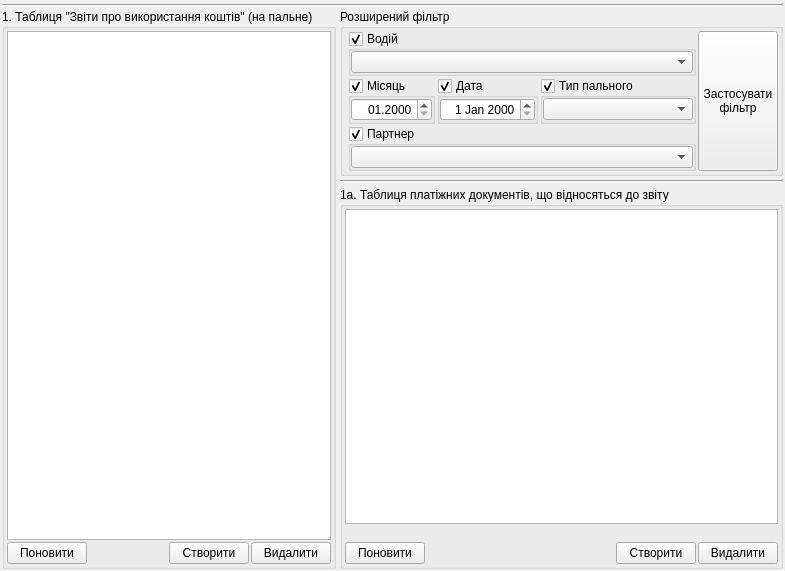
<?xml version="1.0" encoding="UTF-8"?>
<ui version="4.0">
 <class>UForm_AParkPalneManagement</class>
 <widget class="QWidget" name="UForm_AParkPalneManagement">
  <property name="geometry">
   <rect>
    <x>0</x>
    <y>0</y>
    <width>785</width>
    <height>571</height>
   </rect>
  </property>
  <property name="windowTitle">
   <string>Шляхові листи</string>
  </property>
  <layout class="QVBoxLayout" name="verticalLayout_8">
   <property name="spacing">
    <number>2</number>
   </property>
   <property name="leftMargin">
    <number>2</number>
   </property>
   <property name="topMargin">
    <number>4</number>
   </property>
   <property name="rightMargin">
    <number>2</number>
   </property>
   <property name="bottomMargin">
    <number>2</number>
   </property>
   <item>
    <widget class="Line" name="line">
     <property name="orientation">
      <enum>Qt::Horizontal</enum>
     </property>
    </widget>
   </item>
   <item>
    <layout class="QHBoxLayout" name="horizontalLayout_7">
     <property name="spacing">
      <number>4</number>
     </property>
     <item>
      <widget class="QGroupBox" name="groupBox_UForm_zvitKupivliPalnogo">
       <property name="sizePolicy">
        <sizepolicy hsizetype="Preferred" vsizetype="Expanding">
         <horstretch>0</horstretch>
         <verstretch>2</verstretch>
        </sizepolicy>
       </property>
       <property name="title">
        <string>1. Таблиця &quot;Звіти про використання коштів&quot; (на пальне)</string>
       </property>
       <property name="flat">
        <bool>true</bool>
       </property>
       <layout class="QVBoxLayout" name="verticalLayout">
        <property name="spacing">
         <number>2</number>
        </property>
        <property name="margin">
         <number>2</number>
        </property>
        <item>
         <widget class="QTableWidget" name="tableWidget_zvitKupivliPalnogo">
          <property name="editTriggers">
           <set>QAbstractItemView::AnyKeyPressed|QAbstractItemView::DoubleClicked|QAbstractItemView::EditKeyPressed|QAbstractItemView::SelectedClicked</set>
          </property>
          <property name="alternatingRowColors">
           <bool>true</bool>
          </property>
          <property name="selectionMode">
           <enum>QAbstractItemView::SingleSelection</enum>
          </property>
          <property name="selectionBehavior">
           <enum>QAbstractItemView::SelectRows</enum>
          </property>
         </widget>
        </item>
        <item>
         <layout class="QHBoxLayout" name="horizontalLayout">
          <property name="spacing">
           <number>2</number>
          </property>
          <item>
           <widget class="QPushButton" name="pushButton_reloadZvitKupivliPalnogo">
            <property name="focusPolicy">
             <enum>Qt::NoFocus</enum>
            </property>
            <property name="text">
             <string>Поновити</string>
            </property>
            <property name="icon">
             <iconset resource="../images/UAutoParkImg.qrc">
              <normaloff>:/icontexto_webdev_pack/icontexto_webdev_pack/icontexto-webdev-reload-032x032.png</normaloff>:/icontexto_webdev_pack/icontexto_webdev_pack/icontexto-webdev-reload-032x032.png</iconset>
            </property>
           </widget>
          </item>
          <item>
           <spacer name="horizontalSpacer">
            <property name="orientation">
             <enum>Qt::Horizontal</enum>
            </property>
            <property name="sizeHint" stdset="0">
             <size>
              <width>40</width>
              <height>20</height>
             </size>
            </property>
           </spacer>
          </item>
          <item>
           <widget class="QPushButton" name="pushButton_createZvitKupivliPalnogo">
            <property name="text">
             <string>Створити</string>
            </property>
            <property name="icon">
             <iconset resource="../images/UAutoParkImg.qrc">
              <normaloff>:/icontexto_webdev_pack/icontexto_webdev_pack/icontexto-webdev-add-032x032.png</normaloff>:/icontexto_webdev_pack/icontexto_webdev_pack/icontexto-webdev-add-032x032.png</iconset>
            </property>
           </widget>
          </item>
          <item>
           <widget class="QPushButton" name="pushButton_deleteZvitKupivliPalnogo">
            <property name="focusPolicy">
             <enum>Qt::NoFocus</enum>
            </property>
            <property name="text">
             <string>Видалити</string>
            </property>
            <property name="icon">
             <iconset resource="../images/UAutoParkImg.qrc">
              <normaloff>:/icontexto_webdev_pack/icontexto_webdev_pack/icontexto-webdev-remove-032x032.png</normaloff>:/icontexto_webdev_pack/icontexto_webdev_pack/icontexto-webdev-remove-032x032.png</iconset>
            </property>
           </widget>
          </item>
         </layout>
        </item>
       </layout>
      </widget>
     </item>
     <item>
      <layout class="QVBoxLayout" name="verticalLayout_4">
       <property name="spacing">
        <number>4</number>
       </property>
       <item>
        <widget class="QGroupBox" name="groupBox_zvitKupivliPalnogoFilter">
         <property name="title">
          <string>Розширений фільтр</string>
         </property>
         <property name="flat">
          <bool>true</bool>
         </property>
         <layout class="QHBoxLayout" name="horizontalLayout_2">
          <property name="spacing">
           <number>2</number>
          </property>
          <property name="leftMargin">
           <number>5</number>
          </property>
          <property name="topMargin">
           <number>2</number>
          </property>
          <property name="rightMargin">
           <number>2</number>
          </property>
          <property name="bottomMargin">
           <number>2</number>
          </property>
          <item>
           <layout class="QVBoxLayout" name="verticalLayout_2">
            <item>
             <layout class="QHBoxLayout" name="horizontalLayout_3">
              <property name="spacing">
               <number>2</number>
              </property>
              <item>
               <widget class="QGroupBox" name="groupBox_vodiyFilter">
                <property name="minimumSize">
                 <size>
                  <width>200</width>
                  <height>0</height>
                 </size>
                </property>
                <property name="title">
                 <string>Водій</string>
                </property>
                <property name="checkable">
                 <bool>true</bool>
                </property>
                <layout class="QVBoxLayout" name="verticalLayout_5">
                 <property name="spacing">
                  <number>0</number>
                 </property>
                 <property name="margin">
                  <number>0</number>
                 </property>
                 <item>
                  <widget class="QComboBox" name="comboBox_vodiyFilter">
                   <property name="minimumSize">
                    <size>
                     <width>235</width>
                     <height>0</height>
                    </size>
                   </property>
                  </widget>
                 </item>
                </layout>
               </widget>
              </item>
             </layout>
            </item>
            <item>
             <layout class="QHBoxLayout" name="horizontalLayout_4">
              <property name="spacing">
               <number>2</number>
              </property>
              <item>
               <widget class="QGroupBox" name="groupBox_monthFilter">
                <property name="title">
                 <string>Місяць</string>
                </property>
                <property name="checkable">
                 <bool>true</bool>
                </property>
                <layout class="QVBoxLayout" name="verticalLayout_9">
                 <property name="spacing">
                  <number>0</number>
                 </property>
                 <property name="margin">
                  <number>0</number>
                 </property>
                 <item>
                  <widget class="QDateEdit" name="dateEdit_monthFilter">
                   <property name="alignment">
                    <set>Qt::AlignRight|Qt::AlignTrailing|Qt::AlignVCenter</set>
                   </property>
                   <property name="displayFormat">
                    <string>MM.yyyy</string>
                   </property>
                  </widget>
                 </item>
                </layout>
               </widget>
              </item>
              <item>
               <widget class="QGroupBox" name="groupBox_dateFilter">
                <property name="title">
                 <string>Дата</string>
                </property>
                <property name="checkable">
                 <bool>true</bool>
                </property>
                <layout class="QVBoxLayout" name="verticalLayout_7">
                 <property name="spacing">
                  <number>0</number>
                 </property>
                 <property name="margin">
                  <number>0</number>
                 </property>
                 <item>
                  <widget class="QDateEdit" name="dateEdit_dateFilter">
                   <property name="alignment">
                    <set>Qt::AlignRight|Qt::AlignTrailing|Qt::AlignVCenter</set>
                   </property>
                  </widget>
                 </item>
                </layout>
               </widget>
              </item>
              <item>
               <widget class="QGroupBox" name="groupBox_palneFilter">
                <property name="title">
                 <string>Тип пального</string>
                </property>
                <property name="checkable">
                 <bool>true</bool>
                </property>
                <layout class="QVBoxLayout" name="verticalLayout_6">
                 <property name="spacing">
                  <number>0</number>
                 </property>
                 <property name="margin">
                  <number>0</number>
                 </property>
                 <item>
                  <widget class="QComboBox" name="comboBox_typPalnogoFilter">
                   <property name="minimumSize">
                    <size>
                     <width>150</width>
                     <height>0</height>
                    </size>
                   </property>
                  </widget>
                 </item>
                </layout>
               </widget>
              </item>
             </layout>
            </item>
            <item>
             <layout class="QHBoxLayout" name="horizontalLayout_5">
              <property name="spacing">
               <number>2</number>
              </property>
              <item>
               <widget class="QGroupBox" name="groupBox_partnerId">
                <property name="title">
                 <string>Партнер</string>
                </property>
                <property name="checkable">
                 <bool>true</bool>
                </property>
                <layout class="QVBoxLayout" name="verticalLayout_10">
                 <property name="spacing">
                  <number>0</number>
                 </property>
                 <property name="margin">
                  <number>0</number>
                 </property>
                 <item>
                  <widget class="QComboBox" name="comboBox_partnerIdFilter">
                   <property name="minimumSize">
                    <size>
                     <width>150</width>
                     <height>0</height>
                    </size>
                   </property>
                  </widget>
                 </item>
                </layout>
               </widget>
              </item>
             </layout>
            </item>
           </layout>
          </item>
          <item>
           <widget class="QPushButton" name="pushButton_zvitKupivliPalnogoFilter">
            <property name="sizePolicy">
             <sizepolicy hsizetype="Minimum" vsizetype="Preferred">
              <horstretch>0</horstretch>
              <verstretch>0</verstretch>
             </sizepolicy>
            </property>
            <property name="text">
             <string>Застосувати
фільтр</string>
            </property>
            <property name="icon">
             <iconset resource="../images/UAutoParkImg.qrc">
              <normaloff>:/function_icon_set/function_icon_set/search_48.png</normaloff>:/function_icon_set/function_icon_set/search_48.png</iconset>
            </property>
           </widget>
          </item>
          <item>
           <spacer name="horizontalSpacer_9">
            <property name="orientation">
             <enum>Qt::Horizontal</enum>
            </property>
            <property name="sizeHint" stdset="0">
             <size>
              <width>0</width>
              <height>20</height>
             </size>
            </property>
           </spacer>
          </item>
         </layout>
        </widget>
       </item>
       <item>
        <widget class="Line" name="line_2">
         <property name="orientation">
          <enum>Qt::Horizontal</enum>
         </property>
        </widget>
       </item>
       <item>
        <widget class="QGroupBox" name="groupBox_UForm_ZvitKupivliPalnogoOrders">
         <property name="sizePolicy">
          <sizepolicy hsizetype="Preferred" vsizetype="Expanding">
           <horstretch>0</horstretch>
           <verstretch>2</verstretch>
          </sizepolicy>
         </property>
         <property name="title">
          <string>1а. Таблиця платіжних документів, що відносяться до звіту</string>
         </property>
         <layout class="QVBoxLayout" name="verticalLayout_3">
          <property name="spacing">
           <number>2</number>
          </property>
          <property name="margin">
           <number>2</number>
          </property>
          <item>
           <widget class="QTableWidget" name="tableWidget_ZvitKupivliPalnogoOrders">
            <property name="editTriggers">
             <set>QAbstractItemView::AnyKeyPressed|QAbstractItemView::DoubleClicked|QAbstractItemView::EditKeyPressed|QAbstractItemView::SelectedClicked</set>
            </property>
            <property name="alternatingRowColors">
             <bool>true</bool>
            </property>
            <property name="selectionMode">
             <enum>QAbstractItemView::SingleSelection</enum>
            </property>
            <property name="selectionBehavior">
             <enum>QAbstractItemView::SelectRows</enum>
            </property>
           </widget>
          </item>
          <item>
           <widget class="QLabel" name="label_ordersSummary">
            <property name="text">
             <string/>
            </property>
           </widget>
          </item>
          <item>
           <layout class="QHBoxLayout" name="horizontalLayout_6">
            <property name="spacing">
             <number>2</number>
            </property>
            <item>
             <widget class="QPushButton" name="pushButton_reloadZvitKupivliPalnogoOrders">
              <property name="focusPolicy">
               <enum>Qt::NoFocus</enum>
              </property>
              <property name="text">
               <string>Поновити</string>
              </property>
              <property name="icon">
               <iconset resource="../images/UAutoParkImg.qrc">
                <normaloff>:/icontexto_webdev_pack/icontexto_webdev_pack/icontexto-webdev-reload-032x032.png</normaloff>:/icontexto_webdev_pack/icontexto_webdev_pack/icontexto-webdev-reload-032x032.png</iconset>
              </property>
             </widget>
            </item>
            <item>
             <spacer name="horizontalSpacer_4">
              <property name="orientation">
               <enum>Qt::Horizontal</enum>
              </property>
              <property name="sizeHint" stdset="0">
               <size>
                <width>40</width>
                <height>20</height>
               </size>
              </property>
             </spacer>
            </item>
            <item>
             <widget class="QPushButton" name="pushButton_createZvitKupivliPalnogoOrders">
              <property name="text">
               <string>Створити</string>
              </property>
              <property name="icon">
               <iconset resource="../images/UAutoParkImg.qrc">
                <normaloff>:/icontexto_webdev_pack/icontexto_webdev_pack/icontexto-webdev-add-032x032.png</normaloff>:/icontexto_webdev_pack/icontexto_webdev_pack/icontexto-webdev-add-032x032.png</iconset>
              </property>
             </widget>
            </item>
            <item>
             <widget class="QPushButton" name="pushButton_deleteZvitKupivliPalnogoOrders">
              <property name="focusPolicy">
               <enum>Qt::NoFocus</enum>
              </property>
              <property name="text">
               <string>Видалити</string>
              </property>
              <property name="icon">
               <iconset resource="../images/UAutoParkImg.qrc">
                <normaloff>:/icontexto_webdev_pack/icontexto_webdev_pack/icontexto-webdev-remove-032x032.png</normaloff>:/icontexto_webdev_pack/icontexto_webdev_pack/icontexto-webdev-remove-032x032.png</iconset>
              </property>
             </widget>
            </item>
           </layout>
          </item>
         </layout>
        </widget>
       </item>
      </layout>
     </item>
    </layout>
   </item>
  </layout>
  <action name="action_printZvitVykorystannyaKoshtivPalne">
   <property name="icon">
    <iconset resource="../images/UAutoParkImg.qrc">
     <normaloff>:/function_icon_set/function_icon_set/paper_content_chart_48.png</normaloff>:/function_icon_set/function_icon_set/paper_content_chart_48.png</iconset>
   </property>
   <property name="text">
    <string>Друк &quot;Звіту про викор. коштів&quot;</string>
   </property>
   <property name="toolTip">
    <string>Друк &quot;Звіту про використання коштів&quot; (облік пального)</string>
   </property>
  </action>
  <action name="action_printReyestrChekivGAZ">
   <property name="icon">
    <iconset resource="../images/UAutoParkImg.qrc">
     <normaloff>:/function_icon_set/function_icon_set/printer_48.png</normaloff>:/function_icon_set/function_icon_set/printer_48.png</iconset>
   </property>
   <property name="text">
    <string>Друк &quot;Реєстр чеків&quot; (ГАЗ)</string>
   </property>
   <property name="toolTip">
    <string>Друк &quot;Реєстру чеків за придбаний стиснений природний газ&quot;</string>
   </property>
  </action>
  <action name="action_printReyestrChekivPALNE">
   <property name="icon">
    <iconset resource="../images/UAutoParkImg.qrc">
     <normaloff>:/function_icon_set/function_icon_set/printer_48.png</normaloff>:/function_icon_set/function_icon_set/printer_48.png</iconset>
   </property>
   <property name="text">
    <string>Друк &quot;Реєстр чеків усіх постачальників&quot; (ПАЛЬНЕ)</string>
   </property>
   <property name="toolTip">
    <string>Друк &quot;Реєстру чеків за придбане пальне усіх постачальників&quot;</string>
   </property>
  </action>
  <action name="action_printVidomistZakupivliPalnogoPoVodiyahZaMisyac">
   <property name="icon">
    <iconset resource="../images/UAutoParkImg.qrc">
     <normaloff>:/function_icon_set/function_icon_set/printer_48.png</normaloff>:/function_icon_set/function_icon_set/printer_48.png</iconset>
   </property>
   <property name="text">
    <string>Друк &quot;Відомості зак. пальн. за місяць&quot;</string>
   </property>
   <property name="toolTip">
    <string>Друк &quot;Відомості закупівлі пального по водіях за місяць&quot;</string>
   </property>
  </action>
  <action name="action_printVidomistZakupivliPalnogoPoVodiyahZaMisyacVRozriziRahunkiv">
   <property name="icon">
    <iconset resource="../images/UAutoParkImg.qrc">
     <normaloff>:/function_icon_set/function_icon_set/printer_48.png</normaloff>:/function_icon_set/function_icon_set/printer_48.png</iconset>
   </property>
   <property name="text">
    <string>Друк &quot;Відомості закуп. пальн. за місяць в розрізі рах.&quot;</string>
   </property>
   <property name="toolTip">
    <string>Друк &quot;Відомості закупівлі пального по водіях за місяць в розрізі рахунків&quot;</string>
   </property>
  </action>
  <action name="action_printReyestrChekivDailyGAZ">
   <property name="icon">
    <iconset resource="../images/UAutoParkImg.qrc">
     <normaloff>:/function_icon_set/function_icon_set/printer_48.png</normaloff>:/function_icon_set/function_icon_set/printer_48.png</iconset>
   </property>
   <property name="text">
    <string>Друк &quot;Реєстр чеків по днях&quot; (ГАЗ)</string>
   </property>
   <property name="toolTip">
    <string>Друк &quot;Реєстру чеків за придбаний стиснений природний газ по днях&quot;</string>
   </property>
  </action>
  <action name="action_exportInformaciiVExcel">
   <property name="icon">
    <iconset resource="../images/UAutoParkImg.qrc">
     <normaloff>:/function_icon_set/function_icon_set/table_green_48.png</normaloff>:/function_icon_set/function_icon_set/table_green_48.png</iconset>
   </property>
   <property name="text">
    <string>Експорт в формат &quot;Excel&quot;</string>
   </property>
   <property name="toolTip">
    <string>Експорт чеків закправок ОККО в Excel</string>
   </property>
  </action>
  <action name="action_printReyestrChekivVidPostachalnykaPALNE">
   <property name="icon">
    <iconset resource="../images/UAutoParkImg.qrc">
     <normaloff>:/function_icon_set/function_icon_set/printer_48.png</normaloff>:/function_icon_set/function_icon_set/printer_48.png</iconset>
   </property>
   <property name="text">
    <string>Друк &quot;Реєстр чеків від постачальника&quot; (ПАЛЬНЕ)</string>
   </property>
   <property name="toolTip">
    <string>Друк &quot;Реєстру чеків за придбане пальне від постачальника&quot;</string>
   </property>
  </action>
  <action name="action_printReyestrChekivVidPostachalnykaPoVyduPalnogo">
   <property name="icon">
    <iconset resource="../images/UAutoParkImg.qrc">
     <normaloff>:/function_icon_set/function_icon_set/printer_48.png</normaloff>:/function_icon_set/function_icon_set/printer_48.png</iconset>
   </property>
   <property name="text">
    <string>Друк &quot;Реєстр чеків від постачальника по виду пального&quot;</string>
   </property>
   <property name="toolTip">
    <string>Друк &quot;Реєстру чеків за придбане пальне від постачальника по виду пального&quot;</string>
   </property>
  </action>
 </widget>
 <tabstops>
  <tabstop>tableWidget_zvitKupivliPalnogo</tabstop>
  <tabstop>pushButton_createZvitKupivliPalnogo</tabstop>
 </tabstops>
 <resources>
  <include location="../images/UAutoParkImg.qrc"/>
 </resources>
 <connections/>
</ui>
